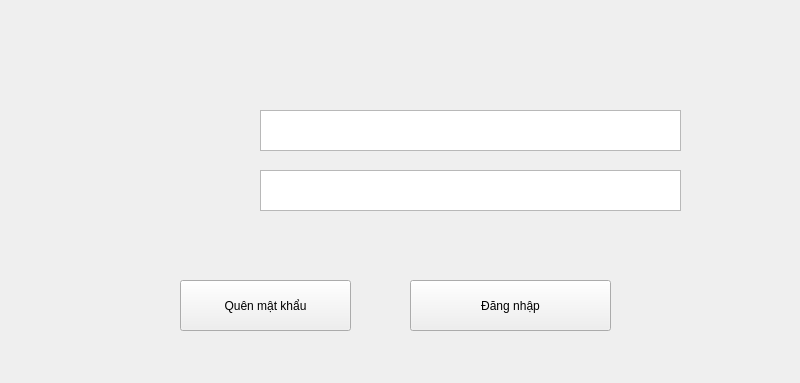
<?xml version="1.0" encoding="UTF-8"?>
<ui version="4.0">
 <class>MainWindow</class>
 <widget class="QMainWindow" name="MainWindow">
  <property name="geometry">
   <rect>
    <x>0</x>
    <y>0</y>
    <width>800</width>
    <height>383</height>
   </rect>
  </property>
  <property name="windowTitle">
   <string>MainWindow</string>
  </property>
  <property name="styleSheet">
   <string notr="true">border-image: url(:/pic/1.PNG);</string>
  </property>
  <widget class="QWidget" name="centralwidget">
   <widget class="QTextBrowser" name="tk">
    <property name="geometry">
     <rect>
      <x>260</x>
      <y>110</y>
      <width>421</width>
      <height>41</height>
     </rect>
    </property>
    <property name="styleSheet">
     <string notr="true">border-image: url(:/pic/Capture.PNG);</string>
    </property>
   </widget>
   <widget class="QTextBrowser" name="mk">
    <property name="geometry">
     <rect>
      <x>260</x>
      <y>170</y>
      <width>421</width>
      <height>41</height>
     </rect>
    </property>
    <property name="styleSheet">
     <string notr="true">border-image: url(:/pic/Capture.PNG);</string>
    </property>
   </widget>
   <widget class="QPushButton" name="dangnhap">
    <property name="geometry">
     <rect>
      <x>410</x>
      <y>280</y>
      <width>201</width>
      <height>51</height>
     </rect>
    </property>
    <property name="styleSheet">
     <string notr="true">border-image: url(:/pic/Capture.PNG);
font: 14pt &quot;MS Shell Dlg 2&quot;;</string>
    </property>
    <property name="text">
     <string>Đăng nhập</string>
    </property>
   </widget>
   <widget class="QPushButton" name="quenmk">
    <property name="geometry">
     <rect>
      <x>180</x>
      <y>280</y>
      <width>171</width>
      <height>51</height>
     </rect>
    </property>
    <property name="styleSheet">
     <string notr="true">border-image: url(:/pic/Capture.PNG);
font: 14pt &quot;MS Shell Dlg 2&quot;;</string>
    </property>
    <property name="text">
     <string>Quên mật khẩu</string>
    </property>
   </widget>
  </widget>
 </widget>
 <resources>
  <include location="../New folder/anh.qrc"/>
 </resources>
 <connections/>
</ui>
